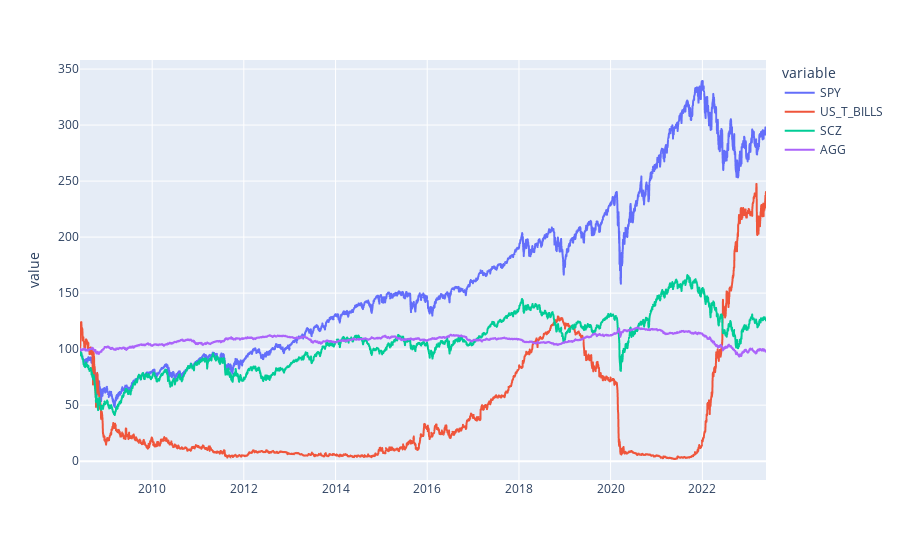

Notebook source saved alongside this figure:
### Code cell
df = to_df(['SPY', 'US_T_BILLS', 'SCZ', 'AGG'])
to_index(df.dropna()).plot()

### Figure 1 — Plotly figure (JSON) as saved in the notebook; plotly's stock layout.template omitted (floating-point values rounded to 4 significant figures; data arrays with more than 128 entries replaced by an {"elided": "..."} marker saying what was removed)
{"data": [{"hovertemplate": "variable=SPY<br>=%{x}<br>value=%{y}<extra></extra>", "legendgroup": "SPY", "line": {"color": "#636efa", "dash": "solid"}, "marker": {"symbol": "circle"}, "mode": "lines", "name": "SPY", "showlegend": true, "type": "scattergl", "x": {"elided": "3756 str values"}, "xaxis": "x", "y": {"elided": "3756 float values"}, "yaxis": "y"}, {"hovertemplate": "variable=US_T_BILLS<br>=%{x}<br>value=%{y}<extra></extra>", "legendgroup": "US_T_BILLS", "line": {"color": "#EF553B", "dash": "solid"}, "marker": {"symbol": "circle"}, "mode": "lines", "name": "US_T_BILLS", "showlegend": true, "type": "scattergl", "x": {"elided": "3756 str values"}, "xaxis": "x", "y": {"elided": "3756 float values"}, "yaxis": "y"}, {"hovertemplate": "variable=SCZ<br>=%{x}<br>value=%{y}<extra></extra>", "legendgroup": "SCZ", "line": {"color": "#00cc96", "dash": "solid"}, "marker": {"symbol": "circle"}, "mode": "lines", "name": "SCZ", "showlegend": true, "type": "scattergl", "x": {"elided": "3756 str values"}, "xaxis": "x", "y": {"elided": "3756 float values"}, "yaxis": "y"}, {"hovertemplate": "variable=AGG<br>=%{x}<br>value=%{y}<extra></extra>", "legendgroup": "AGG", "line": {"color": "#ab63fa", "dash": "solid"}, "marker": {"symbol": "circle"}, "mode": "lines", "name": "AGG", "showlegend": true, "type": "scattergl", "x": {"elided": "3756 str values"}, "xaxis": "x", "y": {"elided": "3756 float values"}, "yaxis": "y"}], "layout": {"autosize": true, "legend": {"title": {"text": "variable"}, "tracegroupgap": 0}, "margin": {"t": 60}, "xaxis": {"anchor": "y", "autorange": true, "domain": [0, 1], "range": ["2008-06-05", "2023-05-23"], "title": {"text": ""}, "type": "date"}, "yaxis": {"anchor": "x", "autorange": true, "domain": [0, 1], "range": [-16.81, 358.1], "title": {"text": "value"}, "type": "linear"}}}
